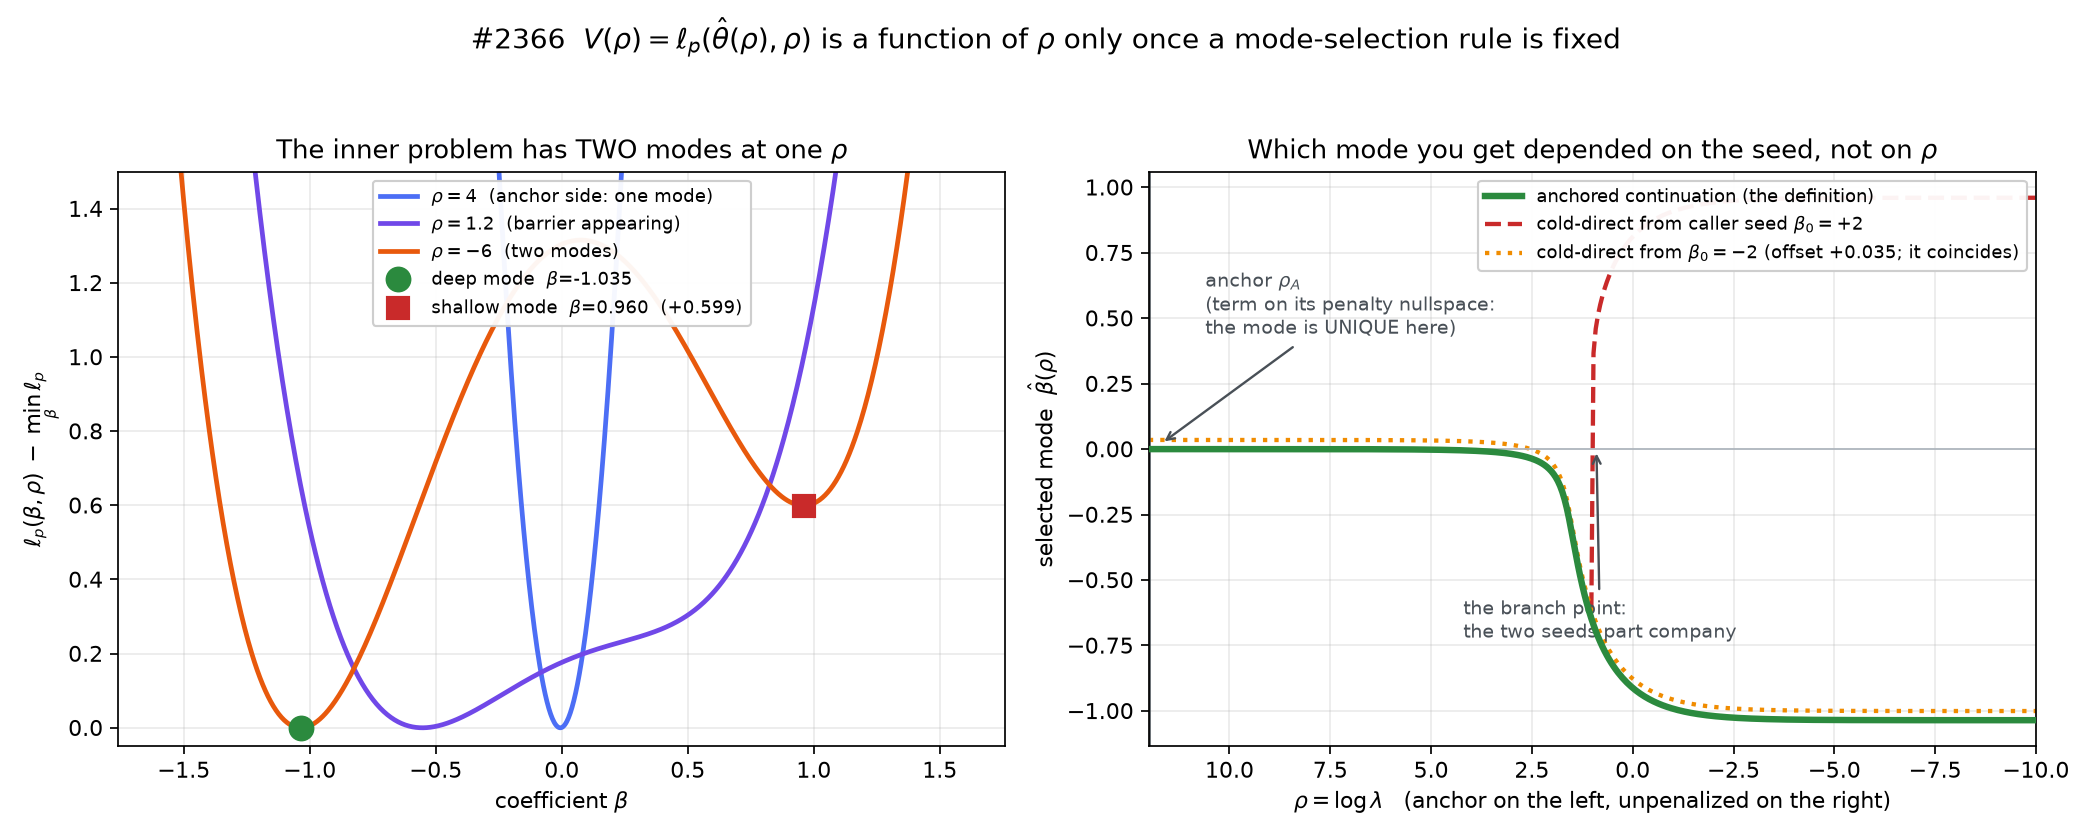

The Python source for this figure:
"""#2366: why the profiled REML criterion was not a function of rho.

Reproduces the landed gate fixture in closed form: the tilted double well
   w(b) = (b^2 - 1)^2 + c*b,     c = 0.3
penalized by 0.5 * lambda * b^2, lambda = exp(rho).

Left  : the penalized objective at three rho, with both modes marked.
Right : mode-vs-rho. The anchor at the rho-box ceiling has ONE mode; following
        it down is the continuation. A caller's seed on the far side of the
        barrier lands on the other branch, and that is the branch the outer
        search was silently descending before the fix.
"""
import numpy as np
import matplotlib
matplotlib.use("Agg")
import matplotlib.pyplot as plt
from scipy.optimize import minimize_scalar

TILT = 0.3
CEILING = 12.0   # EFFECTIVE_DF_CEILING: the anchor
FLOOR = -10.0    # rho_lower_bound

def pen_obj(b, rho):
    return (b**2 - 1.0)**2 + TILT * b + 0.5 * np.exp(rho) * b**2

def local_mode(rho, start):
    """Newton-ish descent to the local mode from `start` (the inner solve)."""
    b = float(start)
    for _ in range(400):
        g = 4.0 * b**3 - 4.0 * b + TILT + np.exp(rho) * b
        h = 12.0 * b**2 - 4.0 + np.exp(rho)
        step = g / h if h > 1e-9 else g          # ridge when indefinite
        b_new = b - np.clip(step, -0.5, 0.5)
        if abs(b_new - b) < 1e-14:
            return b_new
        b = b_new
    return b

fig, (ax0, ax1) = plt.subplots(1, 2, figsize=(13.5, 5.4))

# ---- left: the objective at three smoothing levels -----------------------
bs = np.linspace(-1.6, 1.6, 900)
# each curve shifted to its own minimum: the SHAPE is the point, and the
# lambda=e^4 curve would otherwise dominate the scale by two orders.
for rho, colour, lab in [(4.0, "#4C6EF5", r"$\rho=4$  (anchor side: one mode)"),
                         (1.2, "#7048E8", r"$\rho=1.2$  (barrier appearing)"),
                         (-6.0, "#E8590C", r"$\rho=-6$  (two modes)")]:
    v = pen_obj(bs, rho)
    ax0.plot(bs, v - v.min(), color=colour, lw=2.2, label=lab)
ax0.set_ylim(-0.05, 1.5)
deep = local_mode(-6.0, -2.0)
shallow = local_mode(-6.0, 2.0)
v6 = pen_obj(bs, -6.0); base = v6.min()
ax0.plot([deep], [pen_obj(deep, -6.0) - base], "o", ms=11, color="#2B8A3E", zorder=5,
         label=f"deep mode  $\\beta$={deep:.3f}")
ax0.plot([shallow], [pen_obj(shallow, -6.0) - base], "s", ms=10, color="#C92A2A", zorder=5,
         label=f"shallow mode  $\\beta$={shallow:.3f}  (+{pen_obj(shallow,-6.0)-pen_obj(deep,-6.0):.3f})")
ax0.set_xlabel(r"coefficient $\beta$")
ax0.set_ylabel(r"$\ell_p(\beta,\rho)\;-\;\min_\beta \ell_p$")
ax0.set_title("The inner problem has TWO modes at one $\\rho$", fontsize=12)
ax0.legend(fontsize=8.5, loc="upper center", framealpha=0.95)
ax0.grid(alpha=0.25)

# ---- right: branch diagram ----------------------------------------------
rhos = np.linspace(CEILING, FLOOR, 400)

# continuation: start at the anchor, carry the mode down
cont = []
b = local_mode(CEILING, 0.0)
for r in rhos:
    b = local_mode(r, b)
    cont.append(b)

# cold-direct from two arbitrary caller seeds
cold_pos = [local_mode(r, 2.0) for r in rhos]
cold_neg = [local_mode(r, -2.0) for r in rhos]

ax1.plot(rhos, cont, color="#2B8A3E", lw=3.0, zorder=4,
         label="anchored continuation (the definition)")
ax1.plot(rhos, cold_pos, color="#C92A2A", lw=2.0, ls="--",
         label=r"cold-direct from caller seed $\beta_0=+2$")
ax1.plot(rhos, np.array(cold_neg) + 0.035, color="#F08C00", lw=2.0, ls=":",
         label=r"cold-direct from $\beta_0=-2$ (offset +0.035; it coincides)")
ax1.axvline(CEILING, color="#495057", lw=1.2)
ax1.annotate("anchor $\\rho_A$\n(term on its penalty nullspace:\nthe mode is UNIQUE here)",
             xy=(CEILING - 0.3, 0.02), xytext=(10.6, 0.55), fontsize=9,
             ha="left", va="center", color="#495057",
             arrowprops=dict(arrowstyle="->", color="#495057", lw=1.1))
ax1.annotate("the branch point:\nthe two seeds part company",
             xy=(0.9, 0.0), xytext=(4.2, -0.72), fontsize=9, ha="left",
             color="#495057",
             arrowprops=dict(arrowstyle="->", color="#495057", lw=1.1))
ax1.axhline(0.0, color="#adb5bd", lw=0.8)
ax1.set_xlim(CEILING, FLOOR)
ax1.set_xlabel(r"$\rho = \log\lambda$   (anchor on the left, unpenalized on the right)")
ax1.set_ylabel(r"selected mode  $\hat\beta(\rho)$")
ax1.set_title("Which mode you get depended on the seed, not on $\\rho$", fontsize=12)
ax1.legend(fontsize=8.5, loc="upper right", framealpha=0.95)
ax1.grid(alpha=0.25)

fig.suptitle("#2366  $V(\\rho)=\\ell_p(\\hat\\theta(\\rho),\\rho)$ is a function of $\\rho$ only once a mode-selection rule is fixed",
             fontsize=13)
fig.tight_layout(rect=(0, 0, 1, 0.94))
out = "/private/tmp/claude-501/-Users-user-gam/05d0692f-b15d-4ac0-87e3-8351b744c410/scratchpad/issue2366_branches.png"
fig.savefig(out, dpi=155)
print("wrote", out)
print(f"at rho=-6: deep={deep:.6f} (obj {pen_obj(deep,-6.0):.6f}), "
      f"shallow={shallow:.6f} (obj {pen_obj(shallow,-6.0):.6f}), "
      f"gap={pen_obj(shallow,-6.0)-pen_obj(deep,-6.0):.6f}")
